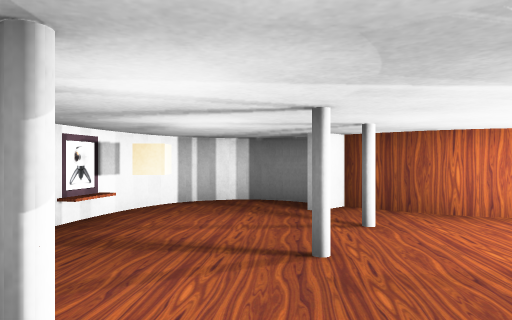
View 1 (above)

15 first-person views from a walk through a 3-D level made in the Unity game engine. The camera is 0.49 m above the floor, looks level and sees 70° across. The floor is counted in squares, 0.5 m on a side. Each view is taken from the middle of a square. On the plan, view 1 faces up. The plan holds only what a view shows up to about 13 squares ahead; the rest is blank. Some surface patterns are stand-ins.

View 2
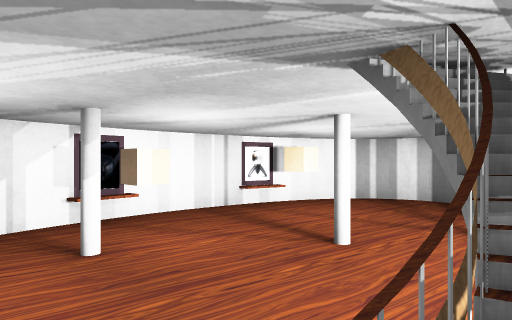

View 3
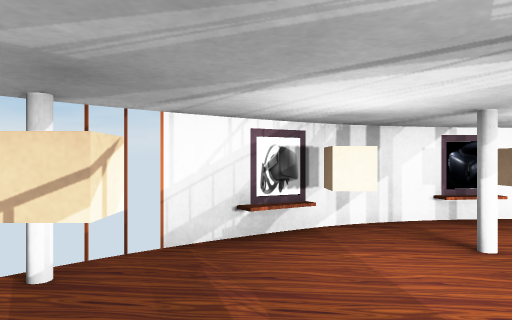

View 4
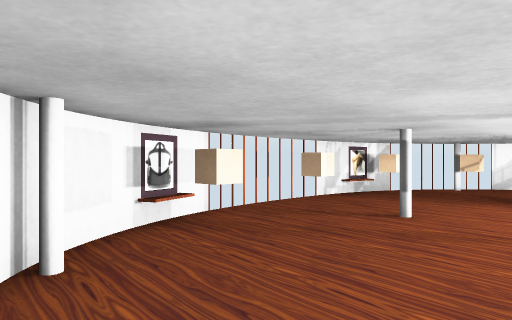

View 5
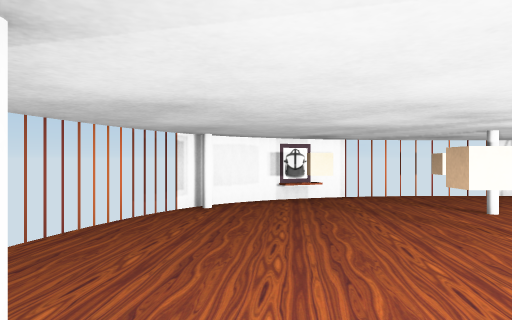

View 6
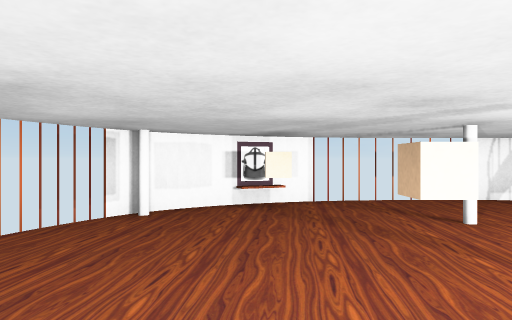

View 7
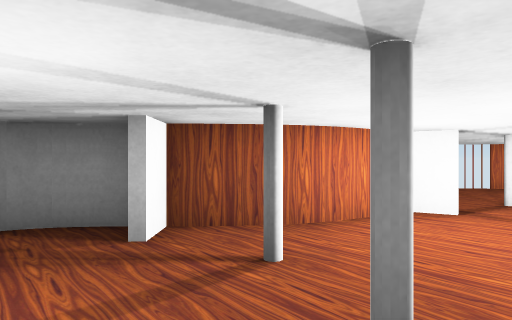

View 8
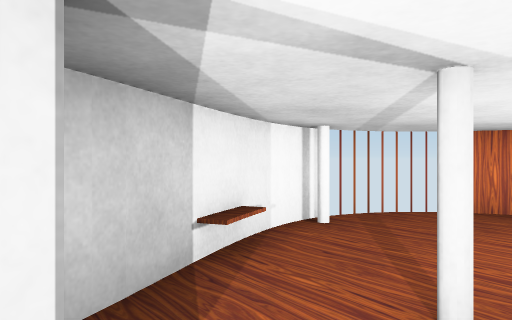

View 9
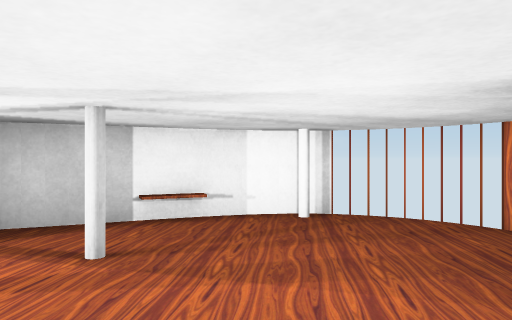

View 10
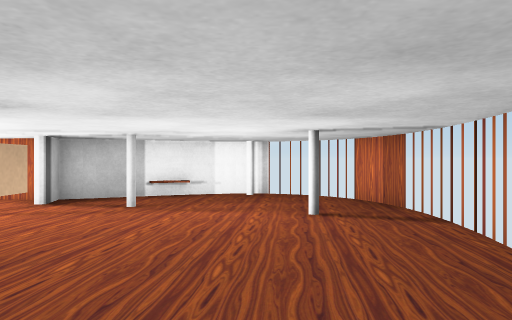

View 11
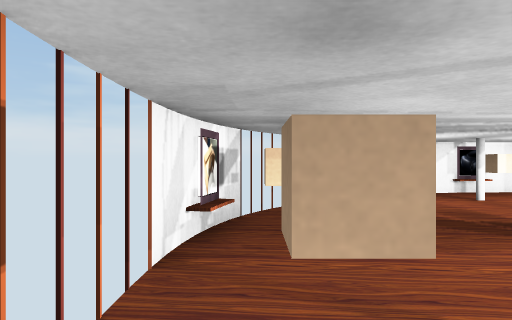

View 12
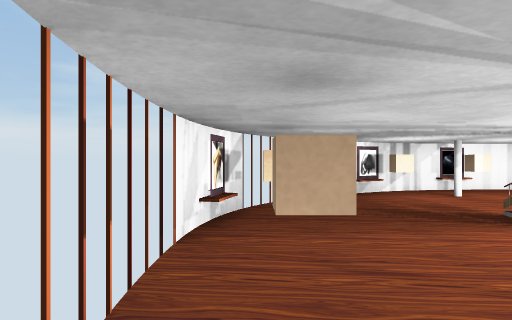

View 13
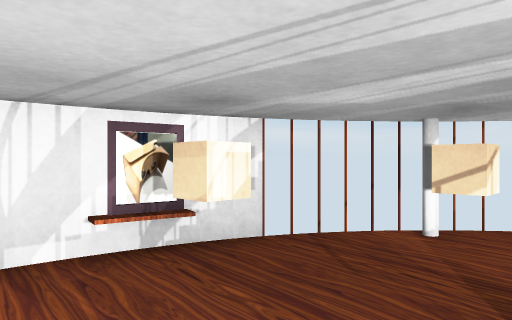

View 14
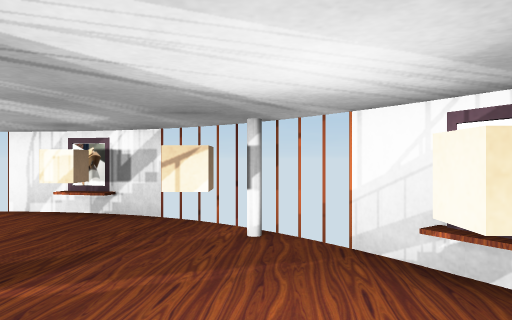

View 15
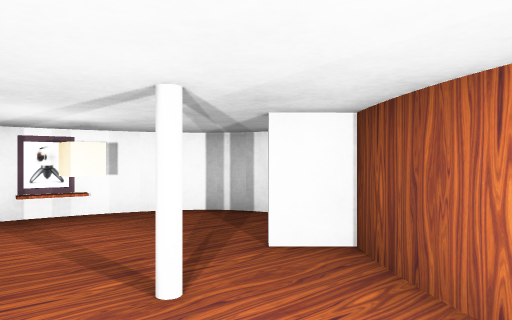

### Floor plan
Key: @ floor where view 1 was taken; # wall or solid block; x gap in a wall; . floor; ^ raised ledge; P pillar.
Columns run from 3 left of view 1 to 14 right of it. Each row starts with its distance up from view 1.
  9  #####
  8 ##...#      ###
  7 #....###  ###.###
  6 ##.....####.....##
  5 #....P.....P.....#
  4 #...#..... ....#.
  3 ##....^    ......
  2 ##...#^    ......
  1  ##...^    ......
  0  ##@...  .......##
 -1   #.............
 -2   x.#.....P.....
 -3   ##.........#.##
 -4    ##.#..##..x##
 -5     #### ## ##

Positions as (right, up) in squares from view 1, and headings:
1: (0, 0), facing up
2: (3, 0), facing up-left
3: (3, -1), facing left
4: (13, 1), facing down-left
5: (11, 5), facing down
6: (10, 4), facing down
7: (-1, 3), facing up-right
8: (6, 4), facing up-right
9: (10, 1), facing up
10: (11, -3), facing up
11: (8, -4), facing left
12: (9, -4), facing left
13: (5, -1), facing down-left
14: (0, 2), facing down
15: (4, 4), facing up-left
